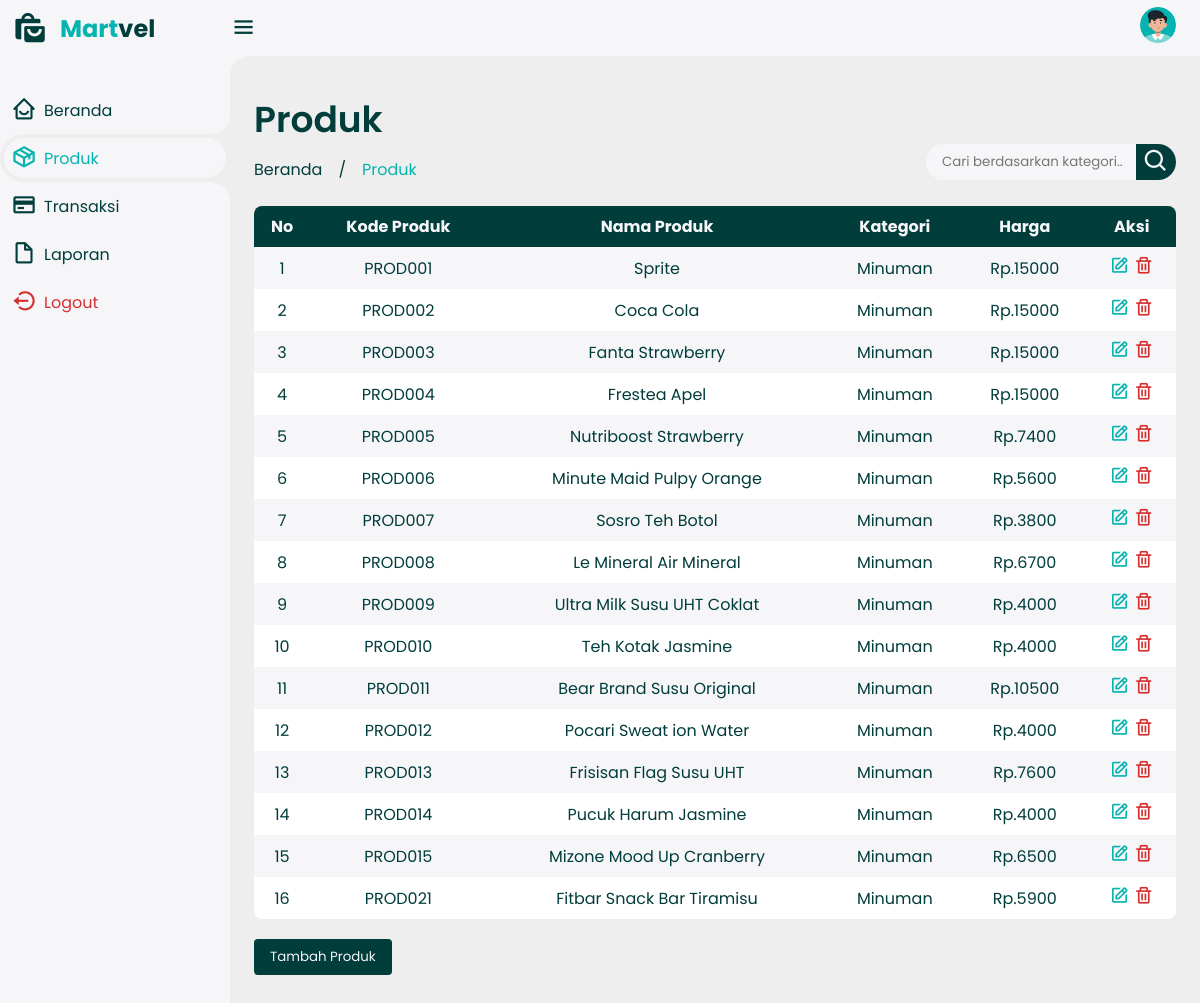
Page /produk.php?kategoriSearch=Minuman on the committed database.
### tables this page shows
CREATE TABLE `produk` (
  `kodeproduk` varchar(7) NOT NULL,
  `namaproduk` varchar(30) NOT NULL,
  `kategori` enum('Makanan','Minuman','Kesehatan','Elektronik','Perawatan') NOT NULL,
  `harga` int(9) NOT NULL
);

### produk.php (the view, shortened to what this page needs)
<!DOCTYPE html>
<html lang="en">
<head>
  <link rel="stylesheet" href="css/dashboard.css" />
  <link href="https://unpkg.com/boxicons@2.1.4/css/boxicons.min.css" rel="stylesheet" />
</head>
<body>
  <?php
  include 'sidebar.php';
  ?>
  <div class="content">
    <nav>
      <i class="bx bx-menu"></i>
      <a href="#" class="profile" id="profile-link">
        <img src="img/profile.jpg" />
      </a>
    </nav>
    <main>
      <div class="header">
        <div class="left">
          <h1>Produk</h1>
          <ul class="breadcrumb">
            <li><a href="dashboard.php">Beranda</a></li>
            <li>/</li>
            <li><a href="produk.php" class="active">Produk</a></li>
          </ul>
        </div>
        <div class="right">
          <div class="form-input">
            <form action="#" method="GET">
              <input type="search" id="searchInput" name="kategoriSearch" placeholder="Cari berdasarkan kategori.." />
              <button class="search-btn" type="button">
                <i class="bx bx-search"></i>
              </button>
            </form>
          </div>
        </div>
      </div>
      <table class="product-table">
        <thead>
          <tr>
            <th>No</th>
            <th>Kode Produk</th>
            <th>Nama Produk</th>
            <th>Kategori</th>
            <th>Harga</th>
            <th>Aksi</th>
          </tr>
        </thead>
        <tbody>
          <?php
          require("koneksi.php");
          $searchText = isset($_GET['kategoriSearch']) ? $_GET['kategoriSearch'] : '';
          $sql = "SELECT * FROM produk";
          if (!empty($searchText)) {
            $sql .= " WHERE kategori LIKE '%$searchText%'";
          }
          $hasil = mysqli_query($conn, $sql);
          $n = 1;
          while ($row = mysqli_fetch_row($hasil)) {
            list($kodeproduk, $namaproduk, $kategori, $harga) = $row;
            echo "<tr>
                  <td>$n</td>
                  <td>$kodeproduk</td>
                  <td>$namaproduk</td>
                  <td class='kategori'>$kategori</td>
                  <td>Rp.$harga</td>
                  <td>
                      <button class='edit-btn'><a href='editproduk.php?kodeproduk=$kodeproduk'><i class='bx bx-edit'></i></a></button>
                      <button class='delete-btn'><a href='hapusproduk.php?kodeproduk=$kodeproduk' onclick=\"return confirm('Anda Yakin mau menghapus data ini?')\"><i class='bx bx-trash'></i></a></button>
                  </td>
              </tr>";
            $n++;
          }
          ?>
      </table>
      <button class="add-main-produk" type="button">Tambah Produk</button>
    </main>
  </div>
</body>
</html>

### css/dashboard.css (style rules this page uses)
:root { --primary: #003d3b; --primary2: #05b3af; --light: #f6f6f9; --grey: #eee; --dark: #181a1e; --danger: #d32f2f; --light-danger: #fecdd3; --dark-danger: #6b1919; --warning: #fbc02d; --light-warning: #fff2c6; --success: #388e3c; --light-success: #bbf7d0; }
* { margin: 0; padding: 0; box-sizing: border-box; font-family: "Poppins", sans-serif; }
.bx { font-size: 1.7rem; }
a { text-decoration: none; }
li { list-style: none; }
html { overflow-x: hidden; }
body { background: var(--grey); overflow-x: hidden; }
.content { position: relative; width: calc(100% - 230px); left: 230px; transition: all 0.3s ease; }
.content nav { height: 56px; background: var(--light); padding: 0 24px 0 0; display: flex; align-items: center; grid-gap: 24px; position: sticky; top: 0; left: 0; z-index: 1000; justify-content: space-between; }
.content nav::before { content: ""; position: absolute; width: 40px; height: 40px; bottom: -40px; left: 0; border-radius: 50%; box-shadow: -20px -20px 0 var(--light); }
.content nav a { color: var(--primary); }
.content nav .bx.bx-menu { cursor: pointer; color: var(--primary); }
.content nav .profile img { width: 36px; height: 36px; object-fit: cover; border-radius: 50%; }
.content main { width: 100%; padding: 36px 24px; max-height: calc(100vh - 56px); overflow-x: auto; }
.content main .header { display: flex; align-items: center; justify-content: space-between; grid-gap: 16px; flex-wrap: wrap; }
.content main .header .left h1 { font-size: 36px; font-weight: 600; margin-bottom: 10px; color: var(--primary); }
.content main .header .left .breadcrumb { display: flex; align-items: center; grid-gap: 16px; }
.content main .header .left .breadcrumb li { color: var(--primary); }
.content main .header .left .breadcrumb li a { color: var(--dark-grey); }
.content main .header .left .breadcrumb li a.active { color: var(--primary2); }
.content main .header .right { display: flex; align-items: center; margin-top: 50px; }
.content main .header .right .form-input { position: relative; }
.content main .header .right .form-input input { padding: 8px 40px 8px 16px; border: none; background: var(--light); border-radius: 36px; outline: none; color: var(--primary); width: 250px; }
.content main .header .right .form-input button { position: absolute; top: 50%; right: 0; transform: translateY(-50%); width: 40px; height: 36px; display: flex; justify-content: center; align-items: center; background: var(--primary); color: var(--light); font-size: 18px; border: none; outline: none; border-radius: 0 36px 36px 0; cursor: pointer; }
.content main .product-table { width: 100%; border-collapse: collapse; margin-top: 24px; border-radius: 8px; overflow: hidden; }
.content main .product-table td { padding: 8px; text-align: left; color: var(--primary); text-align: center; }
.content main .product-table thead th { padding: 8px; text-align: left; color: var(--light); text-align: center; background-color: var(--primary); }
.content main .product-table td button { background-color: transparent; border: none; cursor: pointer; }
.content main .product-table td button i { font-size: 20px; }
.content main .product-table td .edit-btn i { color: var(--primary2); }
.content main .product-table td .delete-btn i { color: var(--danger); }
.product-table tbody tr:nth-child(odd) { background-color: #f6f6f9; }
.product-table tbody tr:nth-child(even) { background-color: #ffffff; }
.content main .product-table tbody tr td:last-child { border-bottom: none; }
.content main .add-main-produk { margin-top: 20px; margin-bottom: 10px; padding: 8px 16px; border: none; background-color: var(--primary); color: var(--light); border-radius: 4px; cursor: pointer; transition: transform 0.2s; }
.content main .product-table { width: 100%; border-collapse: collapse; }
.content main .product-table th, .content main .product-table td { padding: 8px; text-align: center; }
.content main .product-table th { background-color: var(--light); text-align: center; }
.content main .product-table button { color: var(--primary); transition: transform 0.2s; }
*, *:before, *:after { -webkit-box-sizing: border-box; -moz-box-sizing: border-box; box-sizing: border-box; }

### rows in the picture
produk: kodeproduk "PROD001", namaproduk "Sprite", kategori "Minuman", harga "15000"
produk: kodeproduk "PROD002", namaproduk "Coca Cola", kategori "Minuman", harga "15000"
produk: kodeproduk "PROD003", namaproduk "Fanta Strawberry", kategori "Minuman", harga "15000"
produk: kodeproduk "PROD004", namaproduk "Frestea Apel", kategori "Minuman", harga "15000"
produk: kodeproduk "PROD005", namaproduk "Nutriboost Strawberry", kategori "Minuman", harga "7400"
produk: kodeproduk "PROD006", namaproduk "Minute Maid Pulpy Orange", kategori "Minuman", harga "5600"
produk: kodeproduk "PROD007", namaproduk "Sosro Teh Botol", kategori "Minuman", harga "3800"
produk: kodeproduk "PROD008", namaproduk "Le Mineral Air Mineral", kategori "Minuman", harga "6700"
produk: kodeproduk "PROD009", namaproduk "Ultra Milk Susu UHT Coklat", kategori "Minuman", harga "4000"
produk: kodeproduk "PROD010", namaproduk "Teh Kotak Jasmine", kategori "Minuman", harga "4000"
produk: kodeproduk "PROD011", namaproduk "Bear Brand Susu Original", kategori "Minuman", harga "10500"
produk: kodeproduk "PROD012", namaproduk "Pocari Sweat ion Water", kategori "Minuman", harga "4000"
produk: kodeproduk "PROD013", namaproduk "Frisisan Flag Susu UHT", kategori "Minuman", harga "7600"
produk: kodeproduk "PROD014", namaproduk "Pucuk Harum Jasmine", kategori "Minuman", harga "4000"
produk: kodeproduk "PROD015", namaproduk "Mizone Mood Up Cranberry", kategori "Minuman", harga "6500"
produk: kodeproduk "PROD021", namaproduk "Fitbar Snack Bar Tiramisu", kategori "Minuman", harga "5900"
